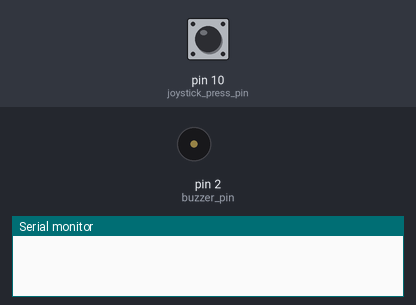
Simulated run of this sketch. Board: Arduino Uno, built with avr-gcc and run on an emulated ATmega328P. Shown: buzzer (waves = sounding), the last lines printed to the serial monitor. The test bench sets the inputs (shaded band); at power-on: pin 10 (joystick_press_pin) HIGH.

Above: at 1.2 s.
1.3 s: pin 10 (joystick_press_pin) pulled LOW for 0.15 s
At 1.38 s:
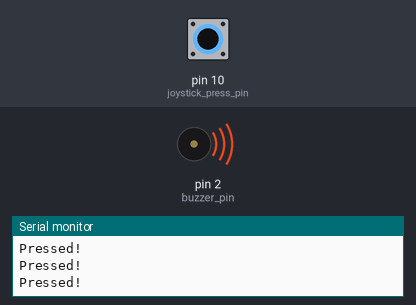
2.9 s: pin 10 (joystick_press_pin) pulled LOW for 3.2 s
At 7.3 s:
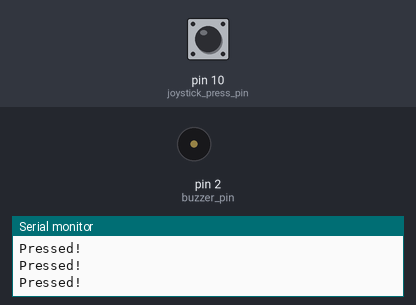
7.6 s: pin 10 (joystick_press_pin) driven LOW
At 8.0 s:
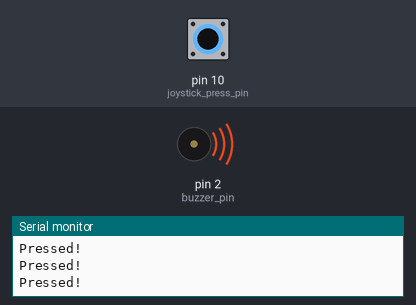
10.6 s: pin 10 (joystick_press_pin) driven HIGH
At 11.9 s:
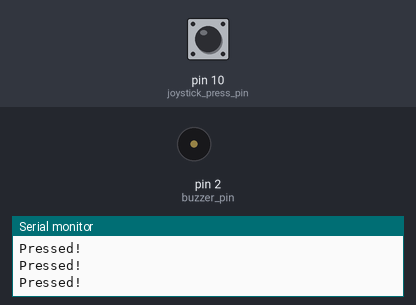
Timing chart, 0 to 13.1 s (numbered marks = the images above; inputs shaded):
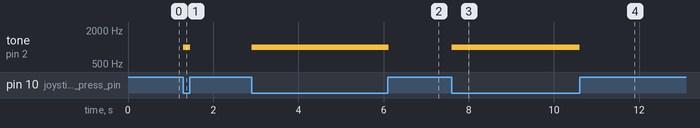

The sketch:

buzzer.ino
```cpp
//Plug buzzer into ground and a DIGITAL PIN. THIS IS FOR PASSIVE BUZZERS, CHECK BUZZER TYPE.
int buzzer_pin = 2;
int joystick_press_pin = 10;

void setup() {
  // put your setup code here, to run once:
  pinMode(buzzer_pin, OUTPUT);
  pinMode(joystick_press_pin, INPUT_PULLUP);
  Serial.begin(9600);
}

void loop() {
  int press_state = digitalRead(joystick_press_pin);
  if(press_state == LOW){
    tone(buzzer_pin, 1000, 20);
    Serial.println("Pressed!");
  }
}
```

Measured:
- after the input at 1.3 s, tone on pin 2 (buzzer_pin): silent → 1000 Hz at once, → silent 0.16 s later
- after the input at 2.9 s, tone on pin 2 (buzzer_pin): silent → 1000 Hz at once, → silent 3.2 s later
- after the input at 7.6 s, tone on pin 2 (buzzer_pin): silent → 1000 Hz at once
- after the input at 10.6 s, tone on pin 2 (buzzer_pin): 1000 Hz → silent at once
